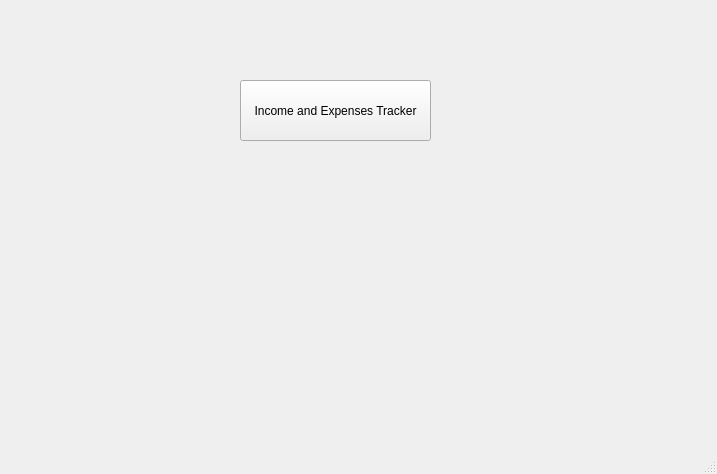
<?xml version="1.0" encoding="UTF-8"?>
<ui version="4.0">
 <class>MainWindow2</class>
 <widget class="QMainWindow" name="MainWindow2">
  <property name="geometry">
   <rect>
    <x>0</x>
    <y>0</y>
    <width>717</width>
    <height>474</height>
   </rect>
  </property>
  <property name="windowTitle">
   <string>MainWindow</string>
  </property>
  <widget class="QWidget" name="centralwidget">
   <widget class="QPushButton" name="incometrack">
    <property name="geometry">
     <rect>
      <x>240</x>
      <y>80</y>
      <width>191</width>
      <height>61</height>
     </rect>
    </property>
    <property name="text">
     <string>Income and Expenses Tracker</string>
    </property>
   </widget>
  </widget>
  <widget class="QStatusBar" name="statusbar"/>
  <action name="actionIncome_Tracker">
   <property name="text">
    <string>Income Tracker</string>
   </property>
  </action>
  <action name="actionExpenses_Tracker">
   <property name="text">
    <string>Expenses Tracker</string>
   </property>
  </action>
 </widget>
 <resources/>
 <connections/>
</ui>
